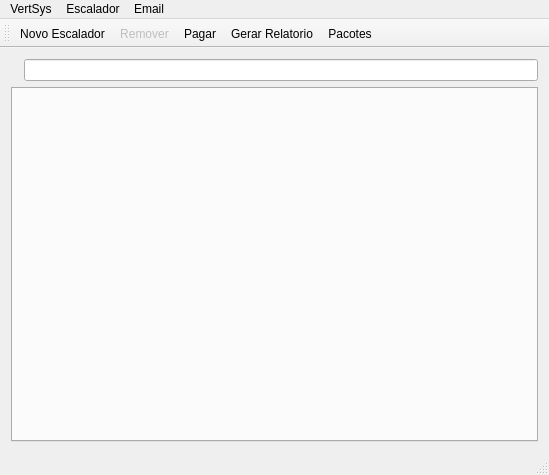
<?xml version="1.0" encoding="UTF-8"?>
<ui version="4.0">
 <class>MainWindow</class>
 <widget class="QMainWindow" name="MainWindow">
  <property name="geometry">
   <rect>
    <x>0</x>
    <y>0</y>
    <width>549</width>
    <height>475</height>
   </rect>
  </property>
  <property name="windowTitle">
   <string>VertSys</string>
  </property>
  <widget class="QWidget" name="centralWidget">
   <layout class="QVBoxLayout" name="verticalLayout">
    <item>
     <layout class="QHBoxLayout" name="horizontalLayout">
      <item>
       <widget class="QLabel" name="label">
        <property name="maximumSize">
         <size>
          <width>21</width>
          <height>21</height>
         </size>
        </property>
        <property name="text">
         <string/>
        </property>
        <property name="pixmap">
         <pixmap resource="icons.qrc">:/general/icons/Search-icon.png</pixmap>
        </property>
        <property name="scaledContents">
         <bool>true</bool>
        </property>
       </widget>
      </item>
      <item>
       <widget class="QLineEdit" name="lineEdit_search"/>
      </item>
     </layout>
    </item>
    <item>
     <widget class="TabWidget" name="tabWidget"/>
    </item>
   </layout>
  </widget>
  <widget class="QMenuBar" name="menuBar">
   <property name="geometry">
    <rect>
     <x>0</x>
     <y>0</y>
     <width>549</width>
     <height>19</height>
    </rect>
   </property>
   <widget class="QMenu" name="menuVertSys">
    <property name="title">
     <string>VertSys</string>
    </property>
    <addaction name="actionNew_Climber"/>
    <addaction name="separator"/>
    <addaction name="actionImport"/>
    <addaction name="actionExport"/>
    <addaction name="separator"/>
    <addaction name="actionClose"/>
   </widget>
   <widget class="QMenu" name="menuEscalador">
    <property name="title">
     <string>Escalador</string>
    </property>
    <addaction name="actionRemove_Climber"/>
    <addaction name="actionToggleActivity_Climber"/>
    <addaction name="actionPay_Climber"/>
   </widget>
   <widget class="QMenu" name="menuEmail">
    <property name="title">
     <string>Email</string>
    </property>
    <addaction name="actionExportEmail"/>
   </widget>
   <addaction name="menuVertSys"/>
   <addaction name="menuEscalador"/>
   <addaction name="menuEmail"/>
  </widget>
  <widget class="QToolBar" name="mainToolBar">
   <property name="iconSize">
    <size>
     <width>48</width>
     <height>48</height>
    </size>
   </property>
   <attribute name="toolBarArea">
    <enum>TopToolBarArea</enum>
   </attribute>
   <attribute name="toolBarBreak">
    <bool>false</bool>
   </attribute>
   <addaction name="actionNew_Climber"/>
   <addaction name="actionRemove_Climber"/>
   <addaction name="actionPay_Climber"/>
   <addaction name="actionMake_Report"/>
   <addaction name="actionPackages"/>
  </widget>
  <widget class="QStatusBar" name="statusBar"/>
  <action name="actionNew_Climber">
   <property name="icon">
    <iconset resource="icons.qrc">
     <normaloff>:/general/icons/New-climber.png</normaloff>:/general/icons/New-climber.png</iconset>
   </property>
   <property name="text">
    <string>Novo Escalador</string>
   </property>
  </action>
  <action name="actionRemove_Climber">
   <property name="enabled">
    <bool>false</bool>
   </property>
   <property name="icon">
    <iconset resource="icons.qrc">
     <normaloff>:/general/icons/Rem-climber.png</normaloff>:/general/icons/Rem-climber.png</iconset>
   </property>
   <property name="text">
    <string>Remover</string>
   </property>
  </action>
  <action name="actionToggleActivity_Climber">
   <property name="text">
    <string>Inativar</string>
   </property>
  </action>
  <action name="actionPay_Climber">
   <property name="icon">
    <iconset resource="icons.qrc">
     <normaloff>:/general/icons/paying.png</normaloff>:/general/icons/paying.png</iconset>
   </property>
   <property name="text">
    <string>Pagar</string>
   </property>
  </action>
  <action name="actionClose">
   <property name="text">
    <string>Fechar</string>
   </property>
  </action>
  <action name="actionExport">
   <property name="text">
    <string>Exportar...</string>
   </property>
  </action>
  <action name="actionImport">
   <property name="text">
    <string>Importar...</string>
   </property>
  </action>
  <action name="actionMake_Report">
   <property name="icon">
    <iconset resource="icons.qrc">
     <normaloff>:/general/icons/report.png</normaloff>:/general/icons/report.png</iconset>
   </property>
   <property name="text">
    <string>Gerar Relatorio</string>
   </property>
   <property name="toolTip">
    <string>Gerar relatorio</string>
   </property>
  </action>
  <action name="actionExportEmail">
   <property name="text">
    <string>Exportar</string>
   </property>
  </action>
  <action name="actionPackages">
   <property name="icon">
    <iconset>
     <normaloff>../../box.png</normaloff>../../box.png</iconset>
   </property>
   <property name="text">
    <string>Pacotes</string>
   </property>
   <property name="toolTip">
    <string>Pacotes</string>
   </property>
  </action>
 </widget>
 <layoutdefault spacing="6" margin="11"/>
 <customwidgets>
  <customwidget>
   <class>TabWidget</class>
   <extends>QTabWidget</extends>
   <header>tabwidget.h</header>
   <container>1</container>
  </customwidget>
 </customwidgets>
 <resources>
  <include location="icons.qrc"/>
 </resources>
 <connections>
  <connection>
   <sender>actionClose</sender>
   <signal>activated()</signal>
   <receiver>MainWindow</receiver>
   <slot>close()</slot>
   <hints>
    <hint type="sourcelabel">
     <x>-1</x>
     <y>-1</y>
    </hint>
    <hint type="destinationlabel">
     <x>274</x>
     <y>237</y>
    </hint>
   </hints>
  </connection>
 </connections>
</ui>
